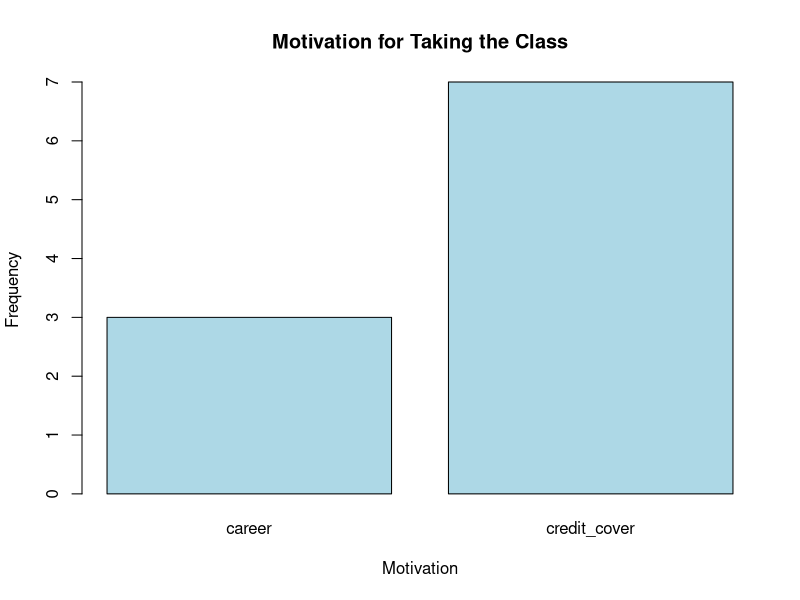
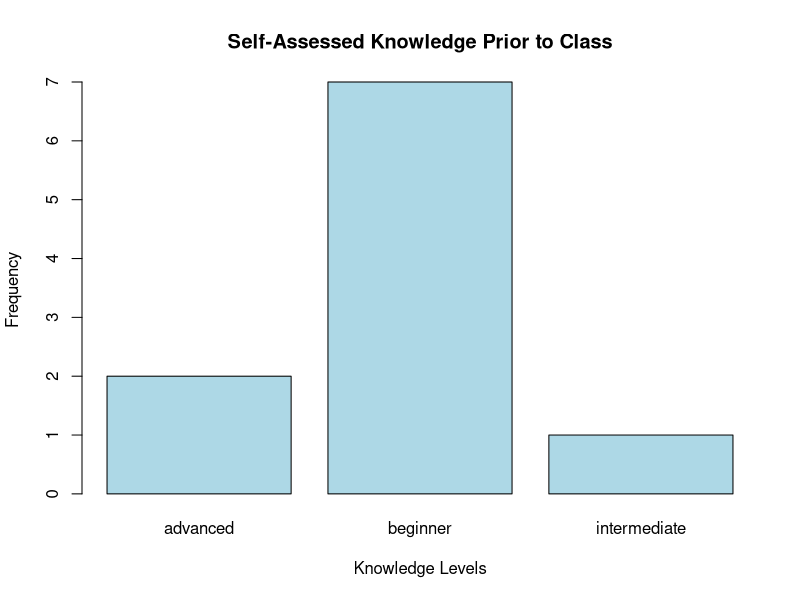
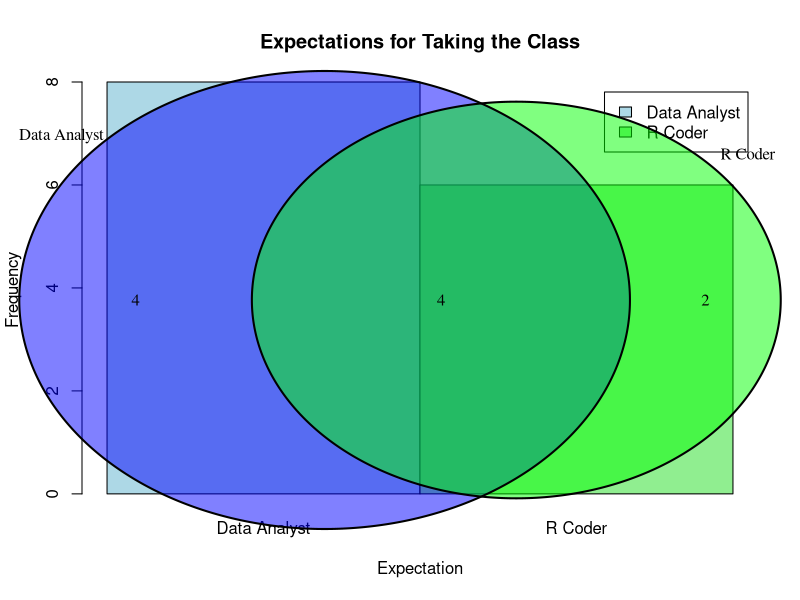
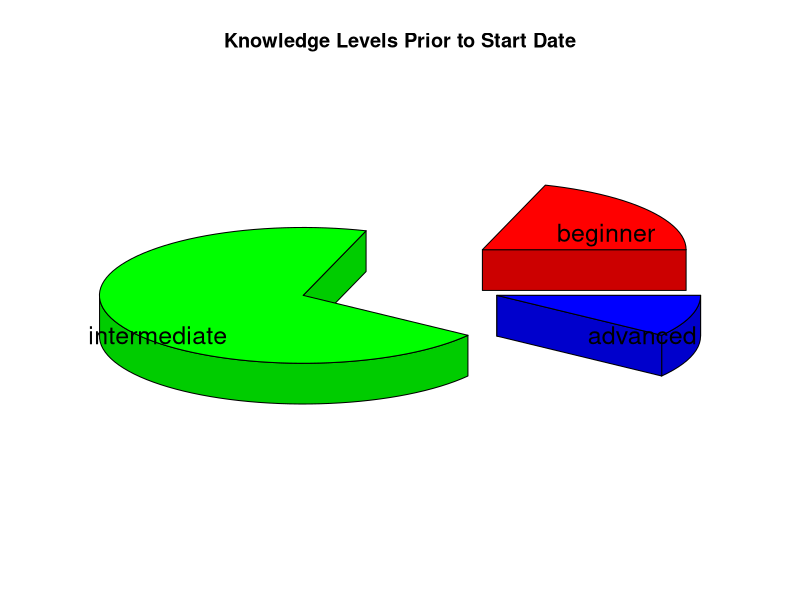
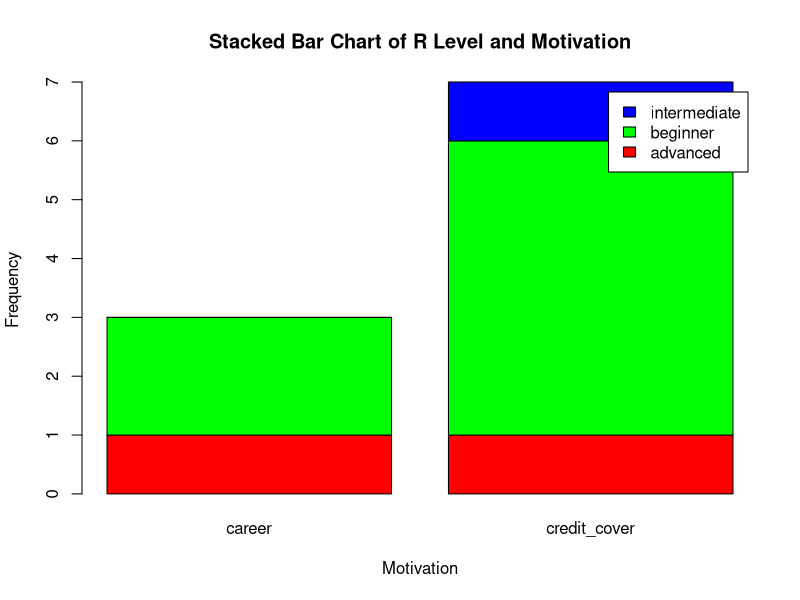
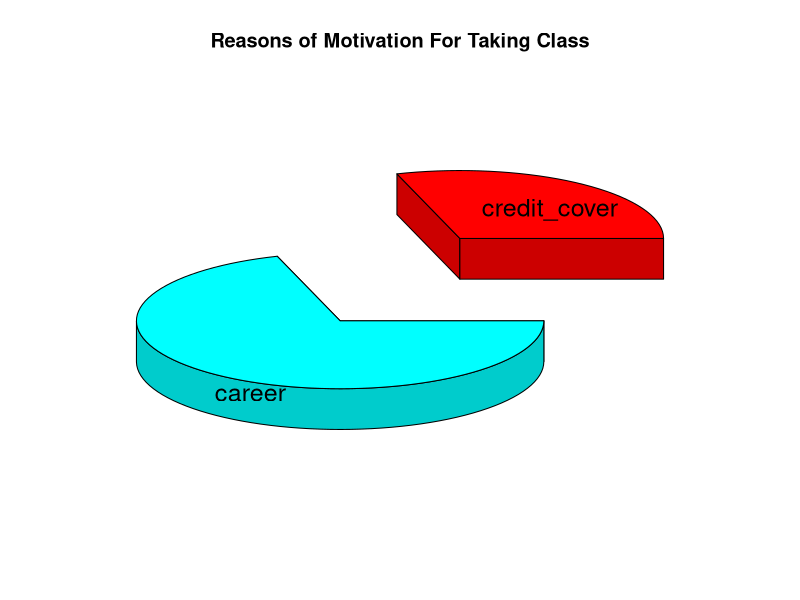

Recreate these plots in R, in order.
# Import Packages
library(plotrix)
library(readxl)
library(dplyr)
library(tidyr)
library(VennDiagram)

# Read-In Excel File
df = read_xlsx("survey.xlsx")

# Convert All Text in df to lowercase
for (i in colnames(df)) {
  df[[i]] = tolower(df[[i]])
}

# Split expectation column into two separate cols
df = separate(df, expectation, into = c("expectation_1", "expectation_2"), sep = ",")

# Remove blank spaces and na
df$expectation_2 = trimws(df$expectation_2)
df = mutate(df, mutate(across(everything(), ~ na_if(., "na"))))

# Create a Frequency Table for motivation
plot_freq = function(plotted_df, title, x, y = "Frequency") {
  barplot(plotted_df,
          main = title,
          xlab = x,
          ylab = y,
          col = "lightblue"
  )
}

motivation_table = table(df$motivation)
plot_freq(motivation_table,
          "Motivation for Taking the Class",
          "Motivation"
          )

# Create a Frequency Table for Knowledge Levels
k_table = table(df$r_level)
plot_freq(k_table,
          "Self-Assessed Knowledge Prior to Class",
          "Knowledge Levels"
)

# Create Frequency Table for both Expectations
df$expectation_1 = gsub("_", " ", df$expectation_1, fixed=TRUE)
e_1 = table(df$expectation_1)
e_2 = table(df$expectation_2)
data = rbind(e_1, e_2)

barplot(data,
        beside = TRUE,
        main = "Expectations for Taking the Class",
        xlab = "Expectation",
        ylab = "Frequency",
        col = c("lightblue", "lightgreen"),
        names.arg = c("Data Analyst", "R Coder"),
        legend.text = c("Data Analyst", "R Coder")
)

data_analyst_students = !is.na(df$expectation_1) & df$expectation_1 == "data analyst"
r_coder_students = !is.na(df$expectation_2) & df$expectation_2 == "r_coder"

venn.plot = venn.diagram(
  x = list(
    "Data Analyst" = which(data_analyst_students),
    "R Coder" = which(r_coder_students)
  ),
  category.names = c("Data Analyst", "R Coder"),
  fill = c("blue", "green"),
  alpha = 0.5,
  filename = NULL
)
df
grid.draw(venn.plot)

# Number 9 --> Displayed in Number 6

# Display Counts of R_Levels as a Pie Chart
pie3D(k_table,
      labels=unique(df$r_level),
      explode=0.5,
      main="Knowledge Levels Prior to Start Date",
      labelcex = 1.5
)

# Cross-Tabulation
cross_tab <- table(df$r_level, df$motivation)
print(cross_tab)

# Generate a Stacked-Bar-Chart to visualize the cross-tabulation between R Level and Motivation
barplot(cross_tab, 
        main = "Stacked Bar Chart of R Level and Motivation", 
        col = c("red", "green", "blue"), 
        legend = rownames(cross_tab), 
        xlab = "Motivation", 
        ylab = "Frequency"
)

# Number 13 --> Showed in Number 5

# Calculate the proportion of each motivation value and show in a pie chart
pie3D(motivation_table,
      labels=unique(df$motivation),
      explode=0.5,
      main="Reasons of Motivation For Taking Class",
      labelcex = 1.5
)

# Number 15 --> showed in Number 12
